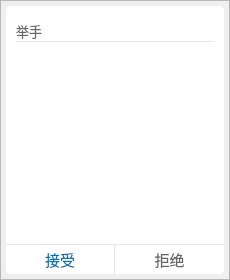
<?xml version="1.0" encoding="UTF-8"?>
<ui version="4.0">
 <class>TeacherHandleRaiseHandWidget</class>
 <widget class="QWidget" name="TeacherHandleRaiseHandWidget">
  <property name="geometry">
   <rect>
    <x>0</x>
    <y>0</y>
    <width>230</width>
    <height>280</height>
   </rect>
  </property>
  <property name="windowTitle">
   <string>Form</string>
  </property>
  <property name="styleSheet">
   <string notr="true"/>
  </property>
  <layout class="QGridLayout" name="gridLayout">
   <property name="leftMargin">
    <number>0</number>
   </property>
   <property name="topMargin">
    <number>0</number>
   </property>
   <property name="rightMargin">
    <number>0</number>
   </property>
   <property name="bottomMargin">
    <number>0</number>
   </property>
   <property name="spacing">
    <number>0</number>
   </property>
   <item row="0" column="0">
    <widget class="QFrame" name="shadow_frame">
     <property name="styleSheet">
      <string notr="true">QFrame#shadow_frame {
	/*border-image可以平铺（即可拉伸）*/
	border-image: url(:/shadow/Resources/material/shadow/220x270_shadow.png);
	background: none;
}</string>
     </property>
     <property name="frameShape">
      <enum>QFrame::StyledPanel</enum>
     </property>
     <property name="frameShadow">
      <enum>QFrame::Raised</enum>
     </property>
     <layout class="QGridLayout" name="gridLayout_4">
      <property name="leftMargin">
       <number>5</number>
      </property>
      <property name="topMargin">
       <number>5</number>
      </property>
      <property name="rightMargin">
       <number>5</number>
      </property>
      <property name="bottomMargin">
       <number>5</number>
      </property>
      <property name="spacing">
       <number>0</number>
      </property>
      <item row="0" column="0">
       <widget class="QFrame" name="main_area">
        <property name="styleSheet">
         <string notr="true">QFrame#main_area {
	border: none;
	border-radius: 5px;
	background: #ffffff;
}

/*整体*/
QScrollBar:vertical {
    border: none;
    background-color: #F3F4F8;
    width: 5px;
}

QScrollBar:vertical:hover {
    border: none;
    background-color: rgb(220, 220, 220);
    width: 5px;
}


/*滚动条*/
QScrollBar::handle:vertical {
	border-radius: 2px;
    background: rgb(220, 220, 220);
    min-height: 20px;
}

/*滚动条：悬浮*/
QScrollBar::handle:vertical:hover {
	border-radius: 2px;
    background: rgb(200, 200, 200);
    min-height: 20px;
}

/*下箭头*/
QScrollBar::add-line:vertical {
    height: 0;
    subcontrol-position: bottom;
    subcontrol-origin: margin;
}

/*上箭头*/
QScrollBar::sub-line:vertical {
    height: 0px;
    subcontrol-position: top;
    subcontrol-origin: margin;
}</string>
        </property>
        <property name="frameShape">
         <enum>QFrame::StyledPanel</enum>
        </property>
        <property name="frameShadow">
         <enum>QFrame::Raised</enum>
        </property>
        <layout class="QGridLayout" name="gridLayout_2">
         <property name="leftMargin">
          <number>0</number>
         </property>
         <property name="topMargin">
          <number>0</number>
         </property>
         <property name="rightMargin">
          <number>0</number>
         </property>
         <property name="bottomMargin">
          <number>0</number>
         </property>
         <property name="spacing">
          <number>0</number>
         </property>
         <item row="0" column="0" colspan="2">
          <widget class="QFrame" name="title_frame">
           <property name="styleSheet">
            <string notr="true">QFrame#title_frame {
	margin-left: 10px;
	margin-right: 10px;
	border: none;
	background: none;
	border-bottom: 1px solid #E6E6E6;
}</string>
           </property>
           <property name="frameShape">
            <enum>QFrame::StyledPanel</enum>
           </property>
           <property name="frameShadow">
            <enum>QFrame::Raised</enum>
           </property>
           <layout class="QGridLayout" name="gridLayout_3">
            <property name="leftMargin">
             <number>0</number>
            </property>
            <property name="topMargin">
             <number>0</number>
            </property>
            <property name="rightMargin">
             <number>0</number>
            </property>
            <property name="bottomMargin">
             <number>0</number>
            </property>
            <property name="spacing">
             <number>0</number>
            </property>
            <item row="0" column="0">
             <widget class="QLabel" name="title_text">
              <property name="minimumSize">
               <size>
                <width>0</width>
                <height>35</height>
               </size>
              </property>
              <property name="maximumSize">
               <size>
                <width>16777215</width>
                <height>35</height>
               </size>
              </property>
              <property name="font">
               <font>
                <family>微软雅黑</family>
                <pointsize>10</pointsize>
               </font>
              </property>
              <property name="styleSheet">
               <string notr="true">QLabel {
	border: none;
	background: none;
	color: #666666;
}</string>
              </property>
              <property name="text">
               <string>举手</string>
              </property>
              <property name="alignment">
               <set>Qt::AlignBottom|Qt::AlignLeading|Qt::AlignLeft</set>
              </property>
             </widget>
            </item>
            <item row="0" column="1">
             <widget class="QPushButton" name="close_btn">
              <property name="minimumSize">
               <size>
                <width>20</width>
                <height>20</height>
               </size>
              </property>
              <property name="maximumSize">
               <size>
                <width>20</width>
                <height>20</height>
               </size>
              </property>
              <property name="cursor">
               <cursorShape>PointingHandCursor</cursorShape>
              </property>
              <property name="styleSheet">
               <string notr="true">QPushButton {
	background: none;
	border: none;
	border-radius: 5px;
}</string>
              </property>
              <property name="text">
               <string/>
              </property>
              <property name="icon">
               <iconset resource="../../Status.qrc">
                <normaloff>:/button/Resources/material/button/close_mini.png</normaloff>:/button/Resources/material/button/close_mini.png</iconset>
              </property>
              <property name="iconSize">
               <size>
                <width>20</width>
                <height>20</height>
               </size>
              </property>
             </widget>
            </item>
           </layout>
          </widget>
         </item>
         <item row="1" column="0" colspan="2">
          <widget class="QListWidget" name="raise_hand_view">
           <property name="styleSheet">
            <string notr="true">QListWidget {
	border: none;
	background: #ffffff;
}</string>
           </property>
           <property name="horizontalScrollBarPolicy">
            <enum>Qt::ScrollBarAlwaysOff</enum>
           </property>
           <property name="verticalScrollMode">
            <enum>QAbstractItemView::ScrollPerPixel</enum>
           </property>
          </widget>
         </item>
         <item row="2" column="1">
          <widget class="QPushButton" name="refuse_btn">
           <property name="minimumSize">
            <size>
             <width>0</width>
             <height>30</height>
            </size>
           </property>
           <property name="maximumSize">
            <size>
             <width>16777215</width>
             <height>30</height>
            </size>
           </property>
           <property name="font">
            <font>
             <family>微软雅黑</family>
             <pointsize>11</pointsize>
             <weight>50</weight>
             <bold>false</bold>
            </font>
           </property>
           <property name="cursor">
            <cursorShape>PointingHandCursor</cursorShape>
           </property>
           <property name="styleSheet">
            <string notr="true">QPushButton {
	border: none;
	border-bottom-right-radius: 5px;
	border-top: 1px solid #E6E6E6;
	color: #666666;
	background: #ffffff;
}

QPushButton:hover {
	background-color: #dedede;
}</string>
           </property>
           <property name="text">
            <string>拒绝</string>
           </property>
          </widget>
         </item>
         <item row="2" column="0">
          <widget class="QPushButton" name="accept_btn">
           <property name="minimumSize">
            <size>
             <width>0</width>
             <height>30</height>
            </size>
           </property>
           <property name="maximumSize">
            <size>
             <width>16777215</width>
             <height>30</height>
            </size>
           </property>
           <property name="font">
            <font>
             <family>微软雅黑</family>
             <pointsize>11</pointsize>
             <weight>50</weight>
             <bold>false</bold>
            </font>
           </property>
           <property name="cursor">
            <cursorShape>PointingHandCursor</cursorShape>
           </property>
           <property name="styleSheet">
            <string notr="true">QPushButton {
	border: none;
	border-bottom-left-radius: 5px;
	border-top: 1px solid #E6E6E6;
	border-right: 1px solid #E6E6E6;
	color: #0E71A4;
	background: #ffffff;
}

QPushButton:hover {
	background-color: #dedede;
}</string>
           </property>
           <property name="text">
            <string>接受</string>
           </property>
          </widget>
         </item>
        </layout>
       </widget>
      </item>
     </layout>
    </widget>
   </item>
  </layout>
 </widget>
 <resources>
  <include location="../../Status.qrc"/>
 </resources>
 <connections>
  <connection>
   <sender>close_btn</sender>
   <signal>clicked()</signal>
   <receiver>TeacherHandleRaiseHandWidget</receiver>
   <slot>hide()</slot>
   <hints>
    <hint type="sourcelabel">
     <x>202</x>
     <y>22</y>
    </hint>
    <hint type="destinationlabel">
     <x>232</x>
     <y>23</y>
    </hint>
   </hints>
  </connection>
 </connections>
</ui>
